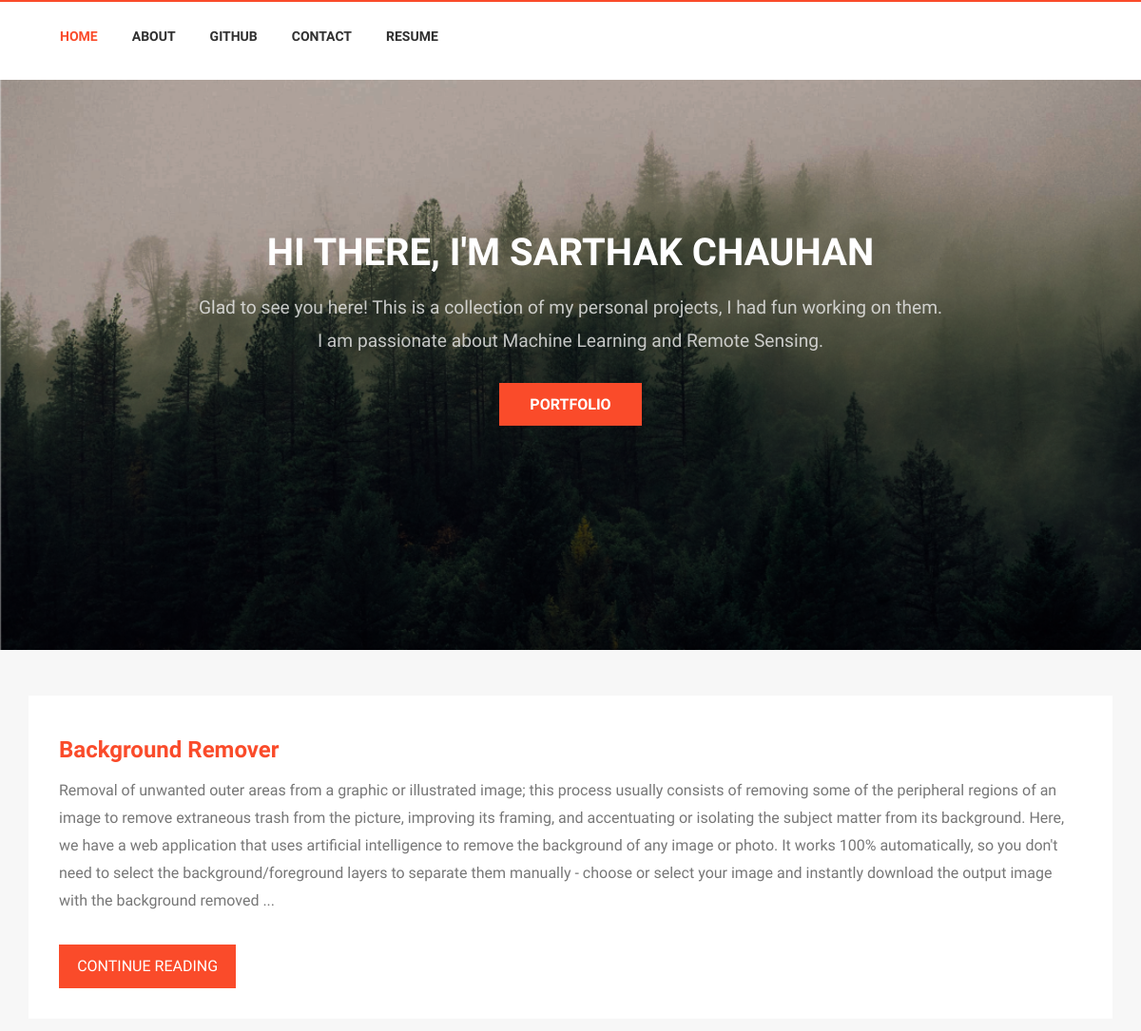
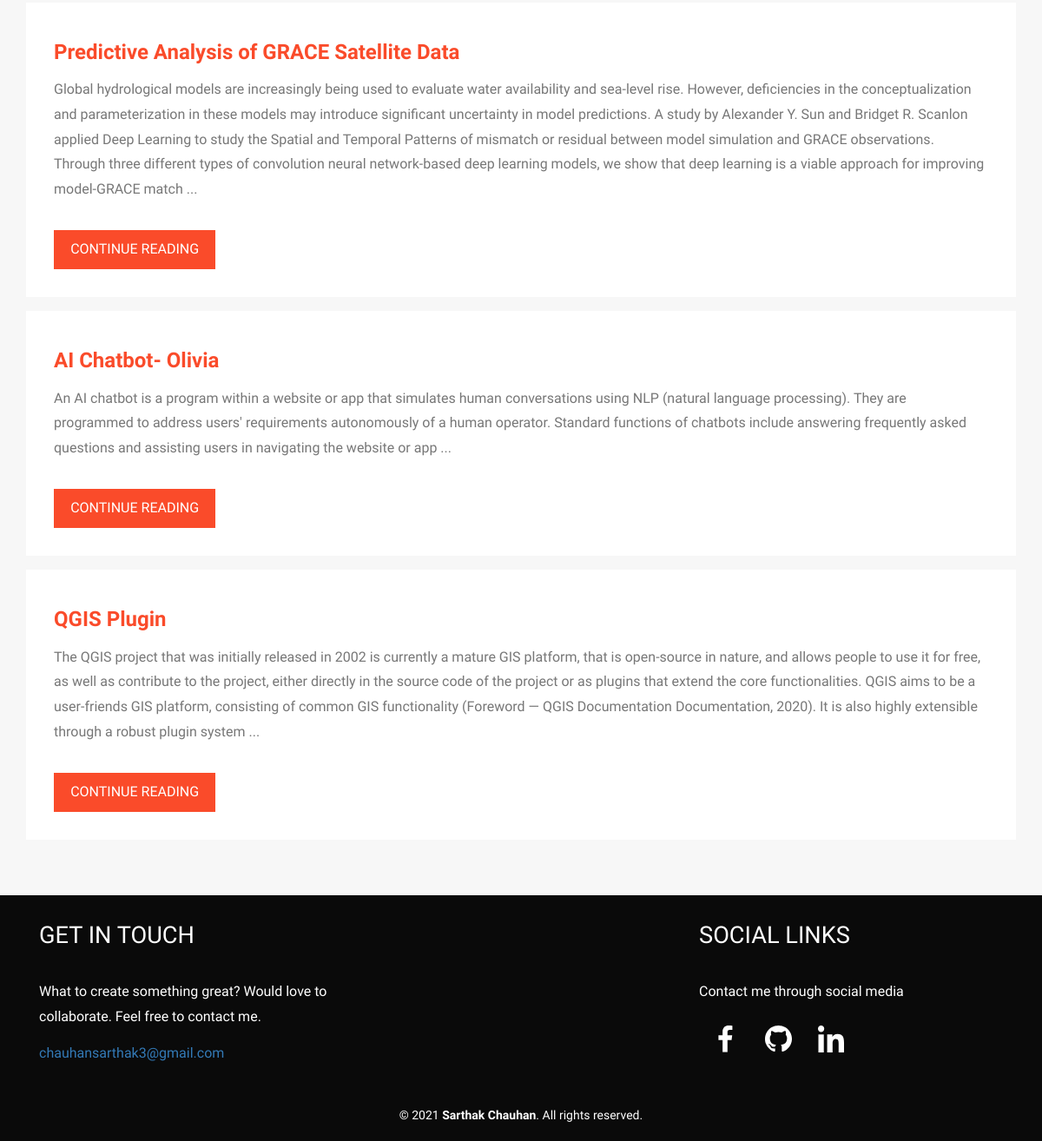
Before: / with the older database file (2 pictures, top to bottom).
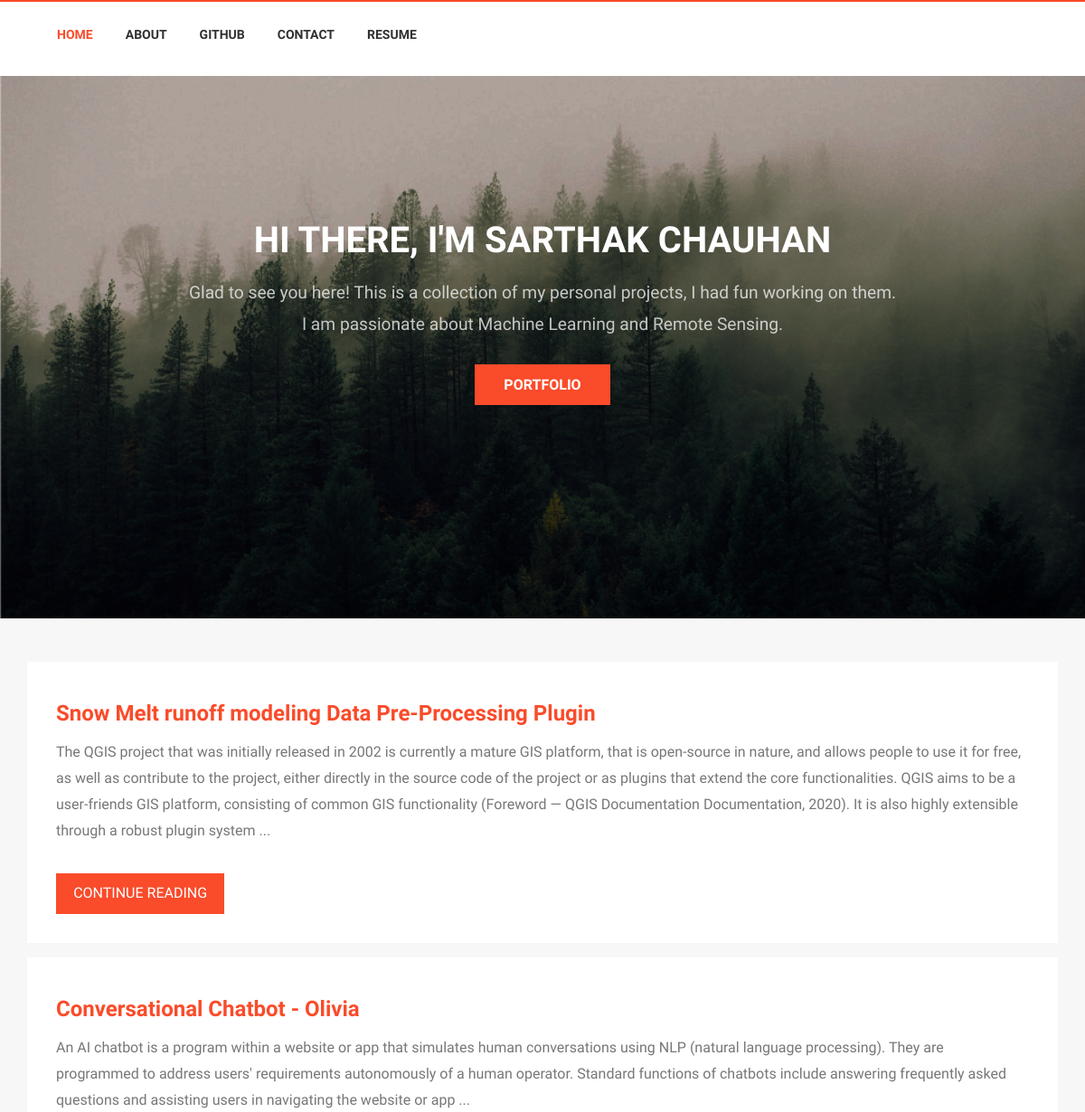
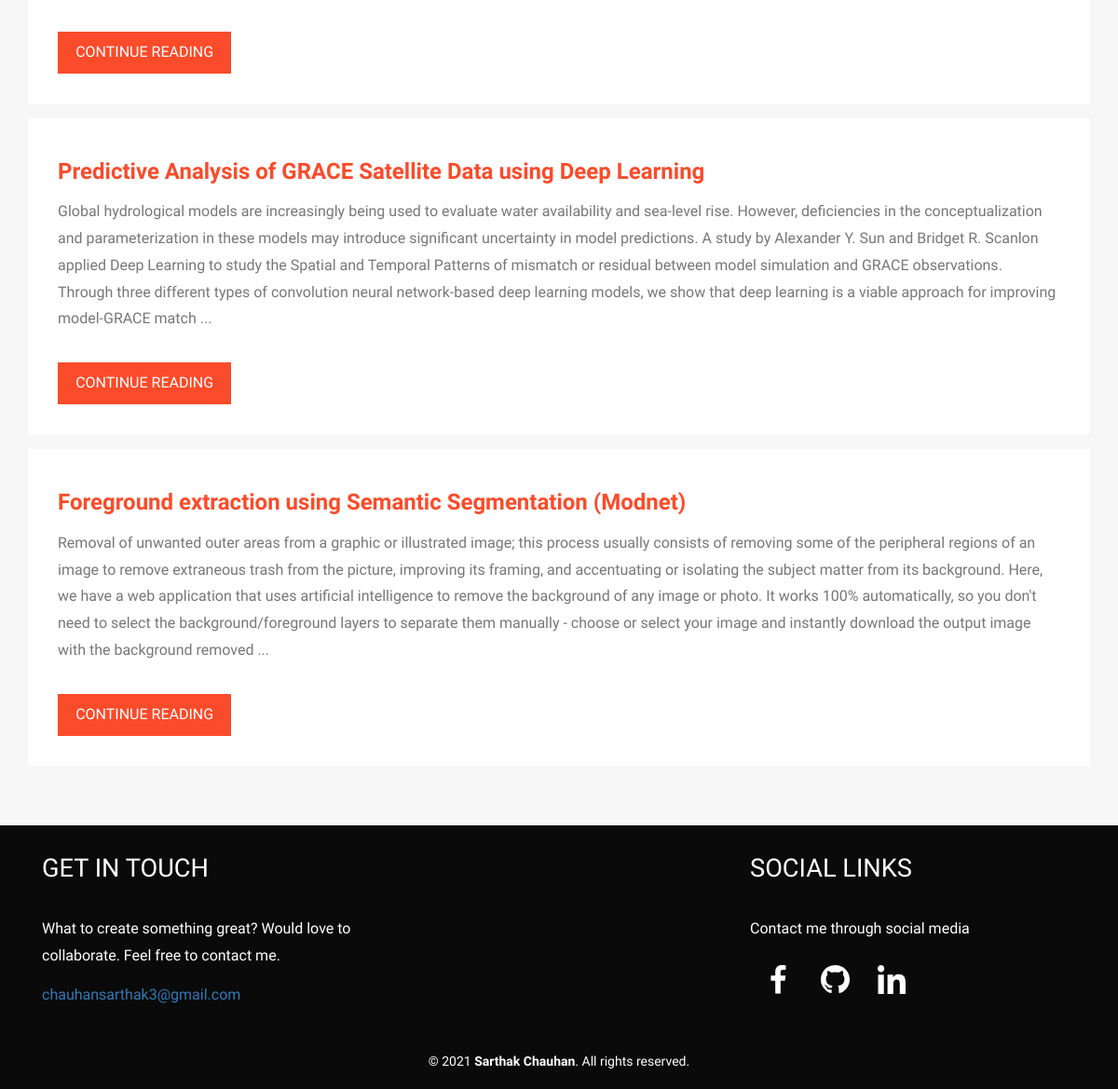
After: the same page with the newer database file (2 pictures, top to bottom).
### app.py (models this page shows)
class Posts(db.Model):
    sno = db.Column(db.Integer, primary_key = True, autoincrement=True)
    title = db.Column(db.String(80), unique = False, nullable = False)
    slug = db.Column(db.String(120), unique = False, nullable = True)
    image_file = db.Column(db.String(30), unique = False, nullable = True)
    content = db.Column(db.String(1000), unique = False, nullable = True)
    date = db.Column(db.String(12), unique = False, nullable = True)
    html_file = db.Column(db.String(120), unique = False, nullable = True)

### app.py (the view)
@app.route('/')
def home():
    posts=Posts.query.filter_by().all()[0:params['posts_in_homepage']]
    return render_template('home.html', params=params, posts=posts)

### templates/home.html (shortened to what this page needs)
<!DOCTYPE HTML>
<html>
	<head>
		<link href="{{ url_for('static', filename='css/bootstrap.css') }}" rel='stylesheet' type='text/css' />
		<link href="{{ url_for('static', filename='css/style.css') }}" rel='stylesheet' type='text/css' />
		<link href="{{ url_for('static', filename='css/animate.min.css') }}" rel="stylesheet">
	</head>
	<body>
		<div class="header" id="ban">
			<div class="container">
				<div class="header_right wow fadeInLeft animated animated" data-wow-delay=".5s" style="visibility: visible; animation-delay: 0.5s; animation-name: fadeInLeft;">
					<nav class="navbar navbar-default">
					<div class="collapse navbar-collapse nav-wil" id="bs-example-navbar-collapse-1">
						<nav class="link-effect-7" id="link-effect-7">
							<ul class="nav navbar-nav">
								<li class="active act"><a href="/"> Home </a></li>
								<li><a href="/about"> About </a></li>
								<li><a href="https://github.com/Sar1hak" target="_blank"> Github </a></li>
								<li><a href="/contact"> Contact </a></li>
								<li><a href="{{ url_for('static', filename= 'images/resume.pdf') }}" target="_blank"> Resume </a></li>
							</ul>
						</nav>
					</div>
					</nav>
				</div>
				<div class="clearfix"> </div>
			</div>
		</div>
		<div class="banner">
			<div class="container">
				<h2>HI THERE, I'M SARTHAK CHAUHAN </h2>
				<p>Glad to see you here! This is a collection of my personal projects, I had fun working on them.
					<br>
					I am passionate about Machine Learning and Remote Sensing.
				</p>
				<a href="#main-content">PORTFOLIO</a>
			</div>
		</div>
		<div class="technology">
			<div id="main-content" class="container">
				{% for post in posts %}
					<div class="tc-ch wow fadeInDown"  data-wow-duration=".8s" data-wow-delay=".2s">
						<h3><a href="/post/{{post.slug}}">{{post.title}}</a></h3>
						<p>{{post.content}} ...</p>
						<div class="bht1">
							<a href="/post/{{post.slug}}">CONTINUE READING</a>
						</div>
						<div class="clearfix"></div>
					</div>
				{% endfor %}
			</div>
		</div>
		<div class="footer">
			<div class="container">
				<div class="col-md-4 footer-left wow fadeInLeft"  data-wow-duration=".8s" data-wow-delay=".2s">
					<h4>GET IN TOUCH</h4>
					<p>What to create something great? Would love to collaborate. Feel free to contact me.</p>
					<a href="mailto:chauhansarthak3@gmail.com">chauhansarthak3@gmail.com</a>
				</div>
				<div class="col-md-4 footer-middle wow fadeInDown"  data-wow-duration=".8s" data-wow-delay=".2s">
				</div>
				<div class="col-md-4 footer-right wow fadeInRight"  data-wow-duration=".8s" data-wow-delay=".2s">
					<h4>SOCIAL LINKS</h4>
					<p>Contact me through social media </p>
					<div class="nav navbar-nav navbar-right social-icons wow fadeInRight animated animated" data-wow-delay=".5s" style="visibility: visible; animation-delay: 0.5s; animation-name: fadeInRight;">
						<div class="col-lg-2 col-md-2 col-sm-2 col-xs-2">
							<div id="Facebook">
								<a href="https://www.facebook.com/sarthak.chauhan.5264"> <img src="{{ url_for('static', filename='images/facebook.svg') }}" alt="photo" id="Behance" width="100%"> </a>
							</div>
						</div>
						<div class="col-lg-2 col-md-2 col-sm-2 col-xs-2">
							<div id="Github">
								<a href="https://github.com/Sar1hak"> <img src="{{ url_for('static', filename='images/Github.svg') }}" alt="photo" id="Dribbble" width="100%"> </a>
							</div>
						</div>
						<div class="col-lg-2 col-md-2 col-sm-2 col-xs-2">
							<div id="Linkedin">
								<a href="https://www.linkedin.com/in/sarthak-chauhan-3a8776149/"> <img src="{{ url_for('static', filename='images/linkedin.svg') }}" alt="photo" id="Medium" width="100%"> </a>
							</div>
						</div>
					</div>
					<div class="clearfix"> </div>
				</div>
				<div class="clearfix"></div>
			</div>
		</div>
		<div class="copyright wow"  data-wow-duration=".8s" data-wow-delay=".2s">
			<div class="container">
				<p>© 2021 <a href="/about">Sarthak Chauhan</a>. All rights reserved.</p>
			</div>
		</div>
	</body>
</html>

### static/css/style.css (style rules this page uses)
html, body { font-family: 'Raleway', sans-serif; font-size: 100%; background: #f7f7f7; }
body a,.grid_1,plan_1,plan_1.one,plan_1.two,i.icon1, i.icon2, i.icon3, i.icon4, i.icon5, i.icon6 { transition:0.5s all; -webkit-transition:0.5s all; -moz-transition:0.5s all; -o-transition:0.5s all; -ms-transition:0.5s all; }
h1,h2,h3,h4,h5,h6 { margin:0; font-family: 'Raleway', sans-serif; }
p { margin:0; font-family: 'Raleway'; }
ul { margin:0; padding:0; }
.header { background: #FFF; padding: 1em 0; box-shadow: 0px 1px 9px 1px #cfcfcf; border-top: 2px solid #fa4b2a; }
.navbar-right { float: left !important; margin-right: -15px; }
.social-icons { margin-top: 0.5em; }
.header_right { float: left; margin-left: 0em; margin-right: 3em; }
.navbar { margin-bottom: 0; }
.navbar-default { background: none; border: none; }
.navbar-default .navbar-nav > li > a { color: #303030; }
.navbar-nav > li > a { font-size: 14px; padding: 10px 18px; text-transform: uppercase; font-family: 'Raleway', sans-serif; font-weight: 600; }
.navbar-default .navbar-nav > .active > a, .navbar-default .navbar-nav > .active > a:hover, .navbar-default .navbar-nav > .active > a:focus { color: #fa4b2a; background: none; }
.navbar-default .navbar-nav > .active > a:before { color:#fa4b2a; }
.link-effect-7 { -moz-perspective: 900px; -webkit-perspective: 900px; perspective: 900px; }
.link-effect-7 a { color: rgba(0, 0, 0, 0.4); text-shadow: none; margin: 0; -moz-transition: 0.3s; -o-transition: 0.3s; -webkit-transition: 0.3s; transition: 0.3s; }
.link-effect-7 a::before { color: white; content: attr(data-hover); position: absolute; -moz-transition: 0.3s; -o-transition: 0.3s; -webkit-transition: 0.3s; transition: 0.3s; -moz-transform-origin: 50% 0 50%; -ms-transform-origin: 50% 0 50%; -webkit-transform-origin: 50% 0 50%; transform-origin: 50% 0 50%; -moz-transform-style: preserve-3d; -webkit-transform-style: preserve-3d; transform-style: preserve-3d; }
.banner { background: url(../images/banner-1.png) no-repeat 0px 0px; background-size:cover; -webkit-background-size: cover; -o-background-size: cover; -ms-background-size: cover; -moz-background-size: cover; min-height: 600px; }
.banner a { font-size: 1em; color: #fff; font-weight: 600; padding: 0.8em 2em; background:#fa4b2a; }
.banner h2 { font-size:2.5em; font-weight: 600; color: #fff; }
.banner { padding: 10em 0 0; text-align: center; }
.banner p { font-size: 1.2em; color: #efefef; font-weight: 400; line-height: 1.8em; margin: 1em auto 2em; width: 100%; opacity: 80%; }
.tc-ch h3 a,.wthree h3 a { color: #fa4b2a; font-weight: 600; }
.tc-ch p,.wthree p { color: #777; font-size: 1em; line-height: 1.8em; margin: 1em 0; }
.tc-ch h3,.wthree h3 { margin: 0.5em 0 0; font-size:1.5em; }
.tc-ch { background: #fff; padding: 2em 2em; margin-bottom: 1em; }
.bht1 a { background: #fa4b2a; padding: 0.7em 1.2em; display:inline-block; color: #fff; }
.bht1 { float: left; padding-top: 1em; }
.footer { background: #0a0a0a; padding: 2em 0; margin-top: 3em; }
.footer p { font-size: 1em; color: #fff; margin: 1em 0; line-height: 1.8em; }
.footer h4 { font-size: 1.7em; color: #fff; padding-bottom: 0.7em; }
.copyright { background:#0a0a0a; padding: 1em 0; text-align: center; }
.copyright p { font-size: 0.875em; color: #ffffff; line-height: 1.8em; }
.copyright p a { color: #ffffff; font-weight:700; }
.technology { margin-top: 3em; }

Changed rows visible on the page:
removed Posts: title "Background Remover", content "Removal of unwanted outer areas from a graphic or illustrated image; this process usually consists of removing some of the peripheral regions of an image to remove extraneous trash from the picture, improving its framing, and accentuating or isolating the subject matter from its background. Here, we have a web application that uses artificial intelligence to remove the background of any image or photo. It works 100% automatically, so you don't need to select the background/foreground layers to separate them manually - choose or select your image and instantly download the output image with the background removed"
removed Posts: title "Predictive Analysis of GRACE Satellite Data", content "Global hydrological models are increasingly being used to evaluate water availability and sea-level rise. However, deficiencies in the conceptualization and parameterization in these models may introduce significant uncertainty in model predictions. A study by Alexander Y. Sun and Bridget R. Scanlon applied Deep Learning to study the Spatial and Temporal Patterns of mismatch or residual between model simulation and GRACE observations. Through three different types of convolution neural network-based deep learning models, we show that deep learning is a viable approach for improving model-GRACE match"
removed Posts: title "AI Chatbot- Olivia", content "An AI chatbot is a program within a website or app that simulates human conversations using NLP (natural language processing). They are programmed to address users' requirements autonomously of a human operator. Standard functions of chatbots include answering frequently asked questions and assisting users in navigating the website or app"
removed Posts: title "QGIS Plugin", content "The QGIS project that was initially released in 2002 is currently a mature GIS platform, that is open-source in nature, and allows people to use it for free, as well as contribute to the project, either directly in the source code of the project or as plugins that extend the core functionalities. QGIS aims to be a user-friends GIS platform, consisting of common GIS functionality (Foreword — QGIS Documentation Documentation, 2020). It is also highly extensible through a robust plugin system"
added Posts: title "Snow Melt runoff modeling Data Pre-Processing Plugin", content "The QGIS project that was initially released in 2002 is currently a mature GIS platform, that is open-source in nature, and allows people to use it for free, as well as contribute to the project, either directly in the source code of the project or as plugins that extend the core functionalities. QGIS aims to be a user-friends GIS platform, consisting of common GIS functionality (Foreword — QGIS Documentation Documentation, 2020). It is also highly extensible through a robust plugin system"
added Posts: title "Conversational Chatbot - Olivia", content "An AI chatbot is a program within a website or app that simulates human conversations using NLP (natural language processing). They are programmed to address users' requirements autonomously of a human operator. Standard functions of chatbots include answering frequently asked questions and assisting users in navigating the website or app"
added Posts: title "Predictive Analysis of GRACE Satellite Data using Deep Learning", content "Global hydrological models are increasingly being used to evaluate water availability and sea-level rise. However, deficiencies in the conceptualization and parameterization in these models may introduce significant uncertainty in model predictions. A study by Alexander Y. Sun and Bridget R. Scanlon applied Deep Learning to study the Spatial and Temporal Patterns of mismatch or residual between model simulation and GRACE observations. Through three different types of convolution neural network-based deep learning models, we show that deep learning is a viable approach for improving model-GRACE match"
added Posts: title "Foreground extraction using Semantic Segmentation (Modnet)", content "Removal of unwanted outer areas from a graphic or illustrated image; this process usually consists of removing some of the peripheral regions of an image to remove extraneous trash from the picture, improving its framing, and accentuating or isolating the subject matter from its background. Here, we have a web application that uses artificial intelligence to remove the background of any image or photo. It works 100% automatically, so you don't need to select the background/foreground layers to separate them manually - choose or select your image and instantly download the output image with the background removed"
